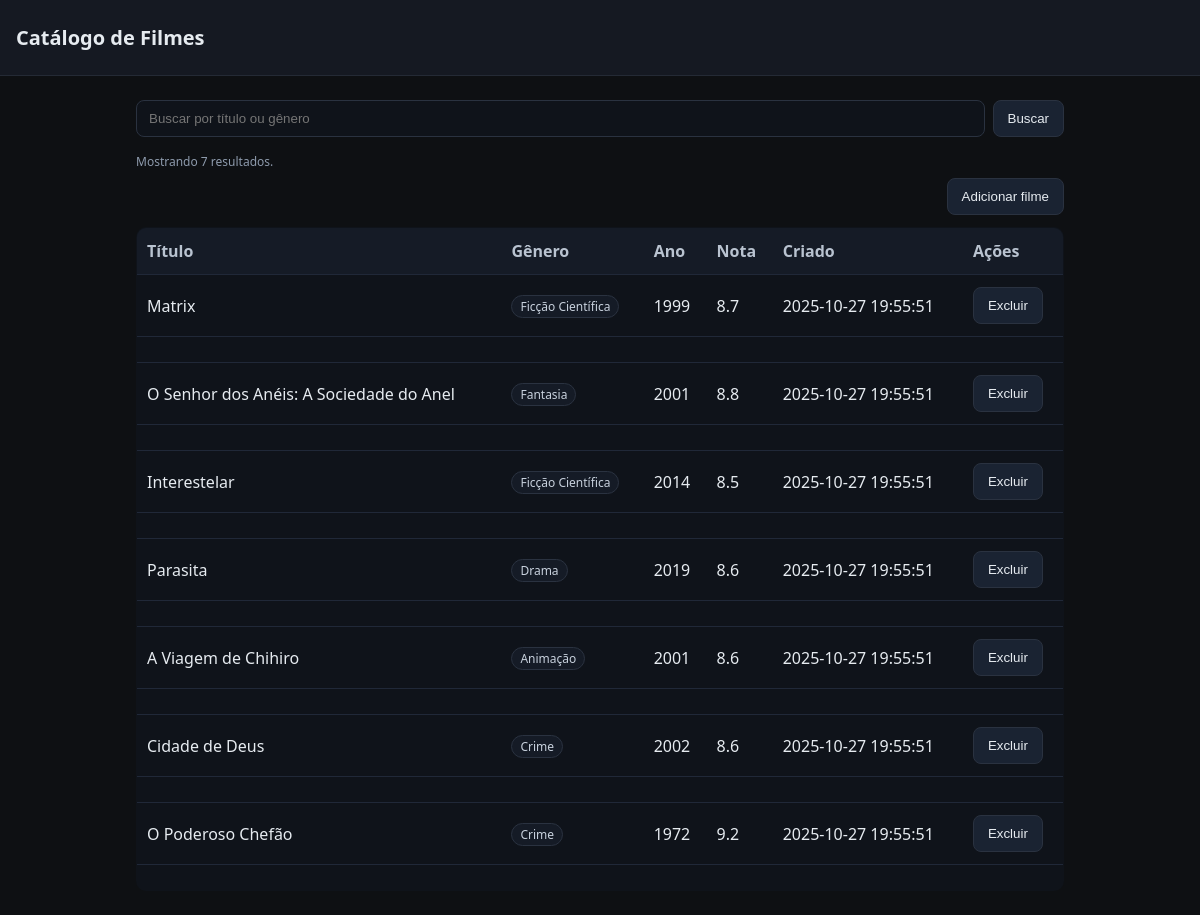
The page / on the database its author committed.
### tables this page shows
CREATE TABLE IF NOT EXISTS filmes (
   
  id INT UNSIGNED NOT NULL AUTO_INCREMENT,
   
  titulo VARCHAR(200) NOT NULL,
   
  genero VARCHAR(100) NULL,
   
  ano SMALLINT UNSIGNED NULL,
   
  nota DECIMAL(3,1) NULL,
   
  criado_em TIMESTAMP NOT NULL DEFAULT CURRENT_TIMESTAMP,
   
  PRIMARY KEY (id),
   
  INDEX idx_titulo (titulo),
   
  INDEX idx_genero (genero)
);

### index.php (the view, shortened to what this page needs)
<?php
require_once __DIR__ . '/db.php';
$q = isset($_GET['q']) ? trim($_GET['q']) : '';
$limit = 50;
if ($q === '') {
    $stmt = $pdo->prepare("SELECT id, titulo, genero, ano, nota, criado_em FROM filmes ORDER BY criado_em DESC, id DESC LIMIT :lim");
    $stmt->bindValue(':lim', $limit, PDO::PARAM_INT);
}
$stmt->execute();
$rows = $stmt->fetchAll();
?>
<!doctype html>
<html lang="pt-br">
<head>
  <link rel="stylesheet" href="/sim/styles.css">
</head>
<body>
  <header>
    <h1>Catálogo de Filmes</h1>
  </header>
  <main>
    <form method="get" action="">
      <input type="text" name="q" placeholder="Buscar por título ou gênero" value="<?= htmlspecialchars($q, ENT_QUOTES, 'UTF-8') ?>">
      <button type="submit">Buscar</button>
    </form>
    <div class="muted">Mostrando <?= count($rows) ?> resultados<?= $q !== '' ? " para '" . htmlspecialchars($q, ENT_QUOTES, 'UTF-8') . "'" : '' ?>.</div>
    <div style="display:flex;justify-content:space-between;align-items:center;margin:8px 0 12px;">
      <a href="/sim/add.php"><button type="button">Adicionar filme</button></a>
    </div>
    <table>
      <thead>
        <tr>
          <th>Título</th>
          <th>Gênero</th>
          <th>Ano</th>
          <th>Nota</th>
          <th>Criado</th>
          <th>Ações</th>
        </tr>
      </thead>
      <tbody>
        <?php if (!$rows): ?>
        <tr>
          <td colspan="6" class="muted">Nenhum registro encontrado.</td>
        </tr>
        <?php else: ?>
        <?php foreach ($rows as $r): ?>
        <tr class="data-row" tabindex="0" aria-expanded="false" data-id="<?= (int)$r['id'] ?>">
          <td><?= htmlspecialchars($r['titulo'], ENT_QUOTES, 'UTF-8') ?></td>
          <td><?= $r['genero'] !== null ? '<span class="pill">' . htmlspecialchars($r['genero'], ENT_QUOTES, 'UTF-8') . '</span>' : '' ?></td>
          <td><?= $r['ano'] !== null ? (int)$r['ano'] : '' ?></td>
          <td><?= $r['nota'] !== null ? htmlspecialchars($r['nota'], ENT_QUOTES, 'UTF-8') : '' ?></td>
          <td><?= htmlspecialchars($r['criado_em'], ENT_QUOTES, 'UTF-8') ?></td>
          <td><a href="/sim/delete.php?id=<?= (int)$r['id'] ?>"><button type="button">Excluir</button></a></td>
        </tr>
        <tr class="details-row" data-open="false">
          <td colspan="6">
          </td>
        </tr>
        <?php endforeach; ?>
        <?php endif; ?>
      </tbody>
    </table>
  </main>
</body>
</html>

### styles.css (style rules this page uses)
* { box-sizing: border-box; }
body { font-family: system-ui, -apple-system, Segoe UI, Roboto, Ubuntu, Cantarell, Noto Sans, sans-serif; margin: 0; background: #0e1013; color: #e6ebf0; }
header { padding: 24px 16px; background: #151922; border-bottom: 1px solid #242a35; }
header h1 { margin: 0; font-size: 20px; }
main { max-width: 960px; margin: 24px auto; padding: 0 16px; }
form { display: flex; gap: 8px; margin-bottom: 16px; }
input[type="text"] { flex: 1; padding: 10px 12px; border: 1px solid #2a3240; border-radius: 8px; background: #0f131a; color: #e6ebf0; }
button { padding: 10px 14px; border: 1px solid #2a3240; border-radius: 8px; background: #1a2332; color: #e6ebf0; cursor: pointer; }
table { width: 100%; border-collapse: collapse; background: #0f131a; border: 1px solid #2a3240; border-radius: 10px; overflow: hidden; }
th, td { padding: 12px 10px; border-bottom: 1px solid #202838; text-align: left; }
th { background: #151b26; color: #b9c3d0; }
.muted { color: #8e9bad; font-size: 12px; }
.pill { display: inline-block; padding: 2px 8px; border: 1px solid #2a3240; border-radius: 999px; background: #151b26; color: #c8d1dd; font-size: 12px; }
tr.data-row { outline: 0; }

### rows shown on the page
filmes: titulo "Matrix", genero "Ficção Científica", ano "1999", nota "8.7", criado_em "2025-10-27 19:55:51"
filmes: titulo "O Senhor dos Anéis: A Sociedade do Anel", genero "Fantasia", ano "2001", nota "8.8", criado_em "2025-10-27 19:55:51"
filmes: titulo "Interestelar", genero "Ficção Científica", ano "2014", nota "8.5", criado_em "2025-10-27 19:55:51"
filmes: titulo "Parasita", genero "Drama", ano "2019", nota "8.6", criado_em "2025-10-27 19:55:51"
filmes: titulo "A Viagem de Chihiro", genero "Animação", ano "2001", nota "8.6", criado_em "2025-10-27 19:55:51"
filmes: titulo "Cidade de Deus", genero "Crime", ano "2002", nota "8.6", criado_em "2025-10-27 19:55:51"
filmes: titulo "O Poderoso Chefão", genero "Crime", ano "1972", nota "9.2", criado_em "2025-10-27 19:55:51"

### other values the page prints
count($rows) "7"
